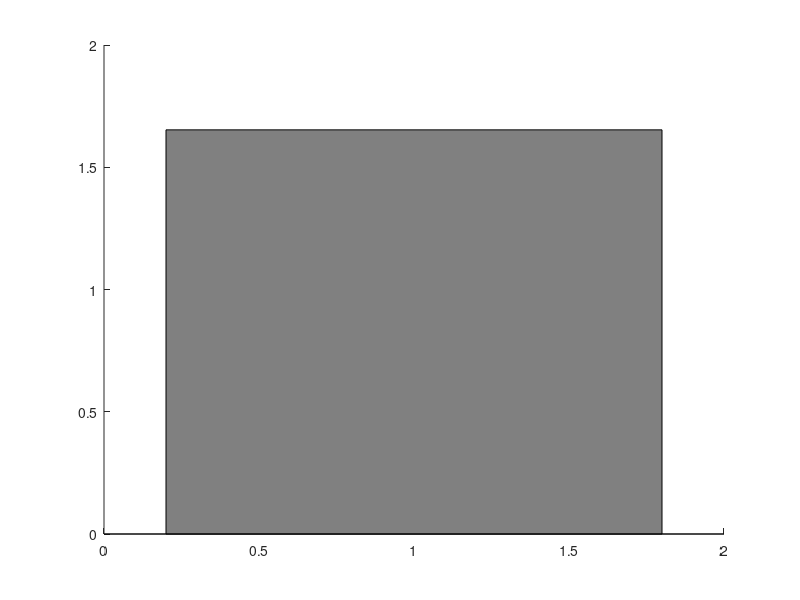

MATLAB code for this plot: (Note: this script raises an error after producing the figure.)
%Generates Figure 6h

close all
clear all


Mutants = {'Control';'Atg6_mutant'; 'Atg7_mutant';'Atg6_rescue'};
Colors = [.5 .5 .5;0 0 1;1 0 0;1 0 1];

XLabels = {};
counter = 0; 

for mutant = 1:length(Mutants)

    c = Colors(mutant,:);

    %created by "PlotBulbousData.m"
                        % n0    n1      n2      n3       n4     n5          n6
    ExpDensity_synBulb = [0     0.58    0.42    0        0      0           0; %Control
                          0     0.2     0.26    0.15     0.38   0           0; %Atg6_mutant
                          0     0.17    0.42    0.42     0      0           0; %Atg7_mutant  
                          0.76  0.24    0       0        0      0           0]; %Atg6_rescue 
    %created by "MechanisticModel.m"
    SimDensity_synBulb = [0.0678 0.4689 0.4431  0.0201   0.0001   0         0;
                          0.0116 0.0771 0.3194  0.5219   0.0673   0.0025    0.0001;  %Atg6_mutant    
                          0.0234 0.1529 0.5118  0.3021   0.0092   0.0006    0;  %Atg7_mutant     
                          0.7405 0.2249 0.0294  0.0045   0.0007   0.0000    0]; %Atg6_rescue
                        % n0    n1      n2      n3       n4     n5      n6
    ExpDensity_sBulb = [0.79   0.19     0.021   0       0       0       0; %Control
                        0.7    0.3      0       0       0       0       0; %Atg6_mutant
                        0.75   0.25     0       0       0       0       0; %Atg7_mutant  
                        0.13   0.47     0.27    0.11    0.012   0.0071  0]; %Atg6_rescue   
     
    SimDensity_sBulb = [0.8349 0.1541  0.0106  0.0004  0       0       0;%Control
                        0.8308 0.1500  0.0187  0.0005  0       0       0;  %Atg6_mutant    
                        0.8363 0.1525  0.0109  0.0003  0       0       0;  %Atg7_mutant     
                        0.3743 0.4037  0.1738  0.0417  0.0058  0.0007  0]; %Atg6_rescue

                        % n0    n1      n2      n3       n4     n5      n6
    ExpDensity_AllBulb = [0     0.42    0.51    0.071    0       0       0; %Control                                               
                          0     0.083   0.28    0.25     0.3    0.087    0;  %Atg6_mutant                                          
                          0     0.047   0.43    0.49     0.031   0       0;  %Atg7_mutant
                          0.076 0.37    0.4     0.13     0.012   0.0071   0]; %Atg6_rescue

    SimDensity_AllBulb = [0.0479 0.3584 0.5480  0.0450   0.0007  0        0;%Control
                          0.0084 0.0562 0.2478  0.5582   0.1203  0.0088   0.0003;  %Atg6_mutant    
                          0.0168 0.1155 0.4467  0.3967   0.0232  0.0012   0.0001;  %Atg7_mutant     
                          0.2633 0.3834 0.2594  0.0769   0.0147  0.0022   0.0001]; %Atg6_rescue
                 
   Mean_Exp = ExpDensity_AllBulb(mutant,:)*(0:length(ExpDensity_AllBulb(mutant,:))-1)';
   Stdev_Exp = sqrt(ExpDensity_AllBulb(mutant,:)*((0:length(ExpDensity_AllBulb(mutant,:))-1)'-Mean_Exp).^2);
   
   %All Bulbs
   figure(1)
   hold on
   bar((mutant-1)*2+1, Mean_Exp,'FaceColor',c)
   errorbar((mutant-1)*2+1,Mean_Exp,Stdev_Exp,'Color','k','LineWidth',1.5,'CapSize',15)
   counter = counter +1;
   XLabels{counter} = 'Experiment';
   
   Mean_Sim = SimDensity_AllBulb(mutant,:)*(0:length(SimDensity_AllBulb(mutant,:))-1)';
   Stdev_Sim = sqrt(SimDensity_AllBulb(mutant,:)*((0:length(SimDensity_AllBulb(mutant,:))-1)'-Mean_Sim).^2);
   bar((mutant-1)*2+2, Mean_Sim,'FaceColor',c)
   errorbar((mutant-1)*2+2,Mean_Sim,Stdev_Sim,'Color','k','LineWidth',1.5,'CapSize',15)
   counter = counter +1;
   XLabels{counter} = 'Model';
    
   % Synaptogenic
   Mean_Exp = ExpDensity_synBulb(mutant,:)*(0:length(ExpDensity_synBulb(mutant,:))-1)';
   Stdev_Exp = sqrt(ExpDensity_synBulb(mutant,:)*((0:length(ExpDensity_synBulb(mutant,:))-1)'-Mean_Exp).^2);
   figure(2)
   hold on
   bar((mutant-1)*2+1, Mean_Exp,'FaceColor',c)
   errorbar((mutant-1)*2+1,Mean_Exp,Stdev_Exp,'Color','k','LineWidth',1.5,'CapSize',15)
   counter = counter +1;
   XLabels{counter} = 'Experiment';
   
   Mean_Sim = SimDensity_synBulb(mutant,:)*(0:length(SimDensity_synBulb(mutant,:))-1)';
   Stdev_Sim = sqrt(SimDensity_synBulb(mutant,:)*((0:length(SimDensity_synBulb(mutant,:))-1)'-Mean_Sim).^2);
   bar((mutant-1)*2+2, Mean_Sim,'FaceColor',c)
   errorbar((mutant-1)*2+2,Mean_Sim,Stdev_Sim,'Color','k','LineWidth',1.5,'CapSize',15)
   counter = counter +1;
   XLabels{counter} = 'Model';
   
    % transient
   Mean_Exp = ExpDensity_sBulb(mutant,:)*(0:length(ExpDensity_sBulb(mutant,:))-1)';
   Stdev_Exp = sqrt(ExpDensity_sBulb(mutant,:)*((0:length(ExpDensity_sBulb(mutant,:))-1)'-Mean_Exp).^2);
   figure(3)
   hold on
   bar((mutant-1)*2+1, Mean_Exp,'FaceColor',c)
   errorbar((mutant-1)*2+1,Mean_Exp,Stdev_Exp,'Color','k','LineWidth',1.5,'CapSize',15)
   counter = counter +1;
   XLabels{counter} = 'Experiment';
   
   Mean_Sim = SimDensity_sBulb(mutant,:)*(0:length(SimDensity_sBulb(mutant,:))-1)';
   Stdev_Sim = sqrt(SimDensity_sBulb(mutant,:)*((0:length(SimDensity_sBulb(mutant,:))-1)'-Mean_Sim).^2);
   bar((mutant-1)*2+2, Mean_Sim,'FaceColor',c)
   errorbar((mutant-1)*2+2,Mean_Sim,Stdev_Sim,'Color','k','LineWidth',1.5,'CapSize',15)
   counter = counter +1;
   XLabels{counter} = 'Model';
   
   
end

figure(1)
set(gca,'FontSize',12);
xlim([0.5 8.5])
set(gca,'XTick',1:8,'XTickLabel',XLabels)
ylabel('Number/terminal')
title('All Bulbs')
set(get(gca,'xlabel'),'FontWeight','bold');
set(get(gca,'ylabel'),'Fontsize',16);
%print(1,'-dtiff',strcat('./Figures/Fig4_lowerPanelMechModel_AllBulbs.tiff'))
%print(1,'-depsc2',strcat('./Figures/Fig4_lowerPanelMechModel_AllBulbs.eps'))

figure(2)
set(gca,'FontSize',12);
xlim([0.5 8.5])
set(gca,'XTick',1:8,'XTickLabel',XLabels)
ylabel('Number/terminal')
title('synaptogenic Bulbs')
set(get(gca,'xlabel'),'FontWeight','bold');
set(get(gca,'ylabel'),'Fontsize',16);
%print(2,'-dtiff',strcat('./Figures/Fig4_lowerPanelMechModel_synaptoBulbs.tiff'))
%print(2,'-depsc2',strcat('./Figures/Fig4_lowerPanelMechModel_synaptoBulbs.eps'))
   

figure(3)
set(gca,'FontSize',12);
xlim([0.5 8.5])
set(gca,'XTick',1:8,'XTickLabel',XLabels)
ylabel('Number/terminal')
title('transient Bulbs')
set(get(gca,'xlabel'),'FontWeight','bold');
set(get(gca,'ylabel'),'Fontsize',16);
%print(3,'-dtiff',strcat('./Figures/Fig4_lowerPanelMechModel_transientBulbs.tiff'))
%print(3,'-depsc2',strcat('./Figures/Fig4_lowerPanelMechModel_transientBulbs.eps'))
   
